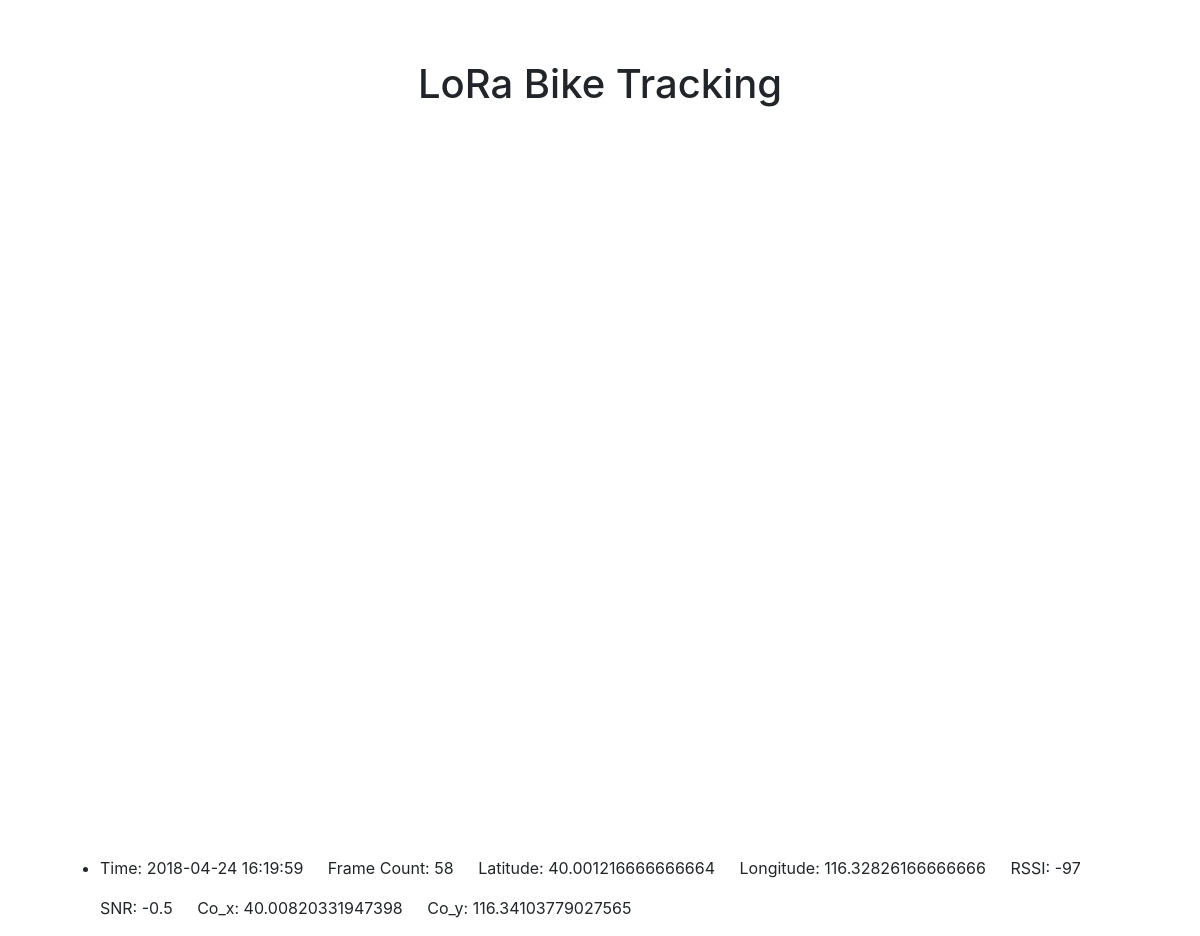
The page /lorabikeapp/datarecord/1/ on the database its author committed.
### lorabikeapp/models.py (models this page shows)
class Location(models.Model):
  frame_count = models.PositiveIntegerField(default = 0)
  track_time = models.DateTimeField(auto_now_add = True)
  latitude = models.FloatField(default = 0)
  longitude = models.FloatField(default = 0)
  co_x = models.FloatField(default = 0)
  co_y = models.FloatField(default = 0)
  snr = models.FloatField(default = 0)
  rssi = models.IntegerField(default = 0)

### lorabikeapp/views.py (the view)
# urls.py: path('datarecord/<int:record_num>/', views.datarecord, name='datarecord'),
def datarecord(request, record_num):
  if request.method == 'GET':
    locations = Location.objects.order_by('-id')[:record_num]
    record_list = []
    for location in locations:
      record = get_dict_from_record(location)
      record_list.append(record)
    return render(request, 'datarecord.html', {'record_list': record_list})

### lorabikeapp/views.py (called while the page is built, shortened)
def get_dict_from_record(location):
  if location:
    context = {'latitude': location.latitude,
               'longitude': location.longitude,
               'co_x': location.co_x,
               'co_y': location.co_y,
               'track_time': timezone.localtime(location.track_time).strftime("%Y-%m-%d %H:%M:%S"),
               'frame_count': location.frame_count,
               'snr': location.snr,
               'rssi': location.rssi}
  return context

### lorabikeapp/templates/datarecord.html (shortened to what this page needs)
<!DOCTYPE html>
<html lang="zh">
{% load static %}
<head>
  <link rel="stylesheet" href="https://stackpath.bootstrapcdn.com/bootstrap/4.0.0/css/bootstrap.min.css" />
  <link rel="stylesheet" href="{% static 'css/datarecord.css' %}" />
</head>
<body>
  <h1>LoRa Bike Tracking</h1>
  <div id="track-map"></div>
  {% if record_list %}
    <ul>
    {% for record in record_list %}
      <li>
        <p class="location">Time:&nbsp;<span class='tr-num'>{{ record.track_time }}</span></p>
        <p class="location">Frame Count:&nbsp;<span class='fr-num'>{{ record.frame_count }}</span></p>
        <p class="location">Latitude:&nbsp;<span class='la-num'>{{ record.latitude }}</span></p>
        <p class="location">Longitude:&nbsp;<span class='lo-num'>{{ record.longitude }}</span></p>
        <p class="location">RSSI:&nbsp;<span class='rs-num'>{{ record.rssi }}</span></p>
        <p class="location">SNR:&nbsp;<span class='sn-num'>{{ record.snr }}</span></p>
        <p class="location">Co_x:&nbsp;<span class='x-num'>{{ record.co_x }}</span></p>
        <p class="location">Co_y:&nbsp;<span class='y-num'>{{ record.co_y }}</span></p>
      </li>
    {% endfor %}
    </ul>
  {% else %}
    <p>No data records are available.</p>
  {% endif %}
</body>
</html>

### lorabikeapp/static/css/datarecord.css (style rules this page uses)
html { height: 100%; }
body { height: 100%; margin: 5%; }
h1 { text-align: center; }
#track-map { height: 90%; margin-bottom: 20px; }
.location { display: inline-block; margin-right: 20px; }

### rows shown on the page
Location: latitude "40.001216666666664", longitude "116.32826166666666", snr "-0.5", co_x "40.00820331947398", co_y "116.34103779027565"

### other values the page prints
{{ record.track_time }} "2018-04-24 16:19:59"
{{ record.frame_count }} "58"
{{ record.rssi }} "-97"
